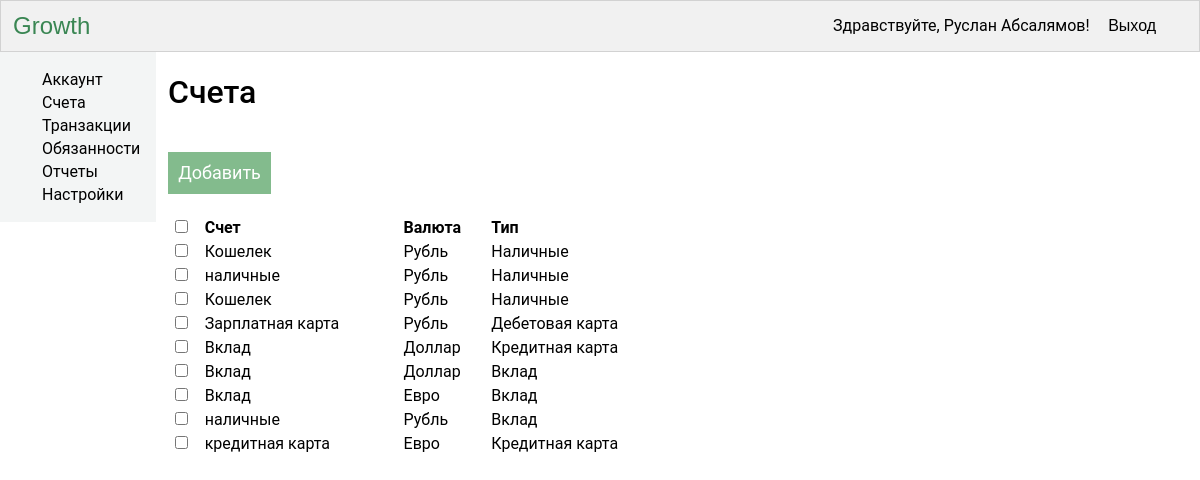
/APanel/account.php (signed in), run on the app's committed database.
### tables this page shows
CREATE TABLE IF NOT EXISTS `score` (
  `idScore` int(11) NOT NULL,
  `idUser` int(11) NOT NULL,
  `score` varchar(50) NOT NULL,
  `currency` varchar(6) NOT NULL,
  `typ` varchar(15) NOT NULL
);

### APanel/account.php (the view, shortened to what this page needs)
<?php
	$sql="SELECT * FROM score WHERE idUser='".$_SESSION["id"]."'";
	$query=mysql_query($sql) or die(mysql_error());
?>
<!DOCTYPE html>
<html>
<head>
	<link rel="stylesheet" type="text/css" href="officStyle.css">
</head>
<body>
	<?php require('nav.php'); ?>
	<div id='container'>
		<?php require('menu.php'); ?>
		<div id="RighColumn">
			<h1>Счета</h1>
			<div id="addBox">
			<a href="#openModal" id="addText">Добавить</a>
				<div>
					<table id="tableAccount">
						<tr>
							<th><input type="checkbox" name="checkbox"></th>
							<th>Счет</th>
							<th>Валюта</th>
							<th>Тип</th>
						</tr>
						<?php while ($rows=mysql_fetch_array($query)) {?>
							<tr>
							<td><input type="checkbox" name="checkbox"></td>
							<td><?php echo $rows['score']; ?></td>
							<td><?php echo $rows['currency']; ?></td>
							<td><?php echo $rows['typ']; ?></td>
						</tr>
						<?php } ?>
					</table>
				</div>
			</div>
		</div>
	</div>
</body>
</html>

### APanel/nav.php
<header>
	<div id="logo">
		<a href="office.php">Growth</a>
	</div>
	<div id="nav">
	<?php
		echo "<div id='navLogeout'>
				<form method='post' action='/verification/login.php'>
				<input type='submit' name='logeout' value='Выход'>
				</form>
				</div>
			<div id='navName'>
				Здравствуйте, ".$_SESSION['name']." ".$_SESSION['LastName']."!
			</div>
			";?>
	</div>
	</header>

### APanel/menu.php
<div id="LeftColumn">
	<ul>
		<li><a href="office.php">Аккаунт</a></li>
		<li><a href="account.php">Счета</a></li>
		<li><a href="transactions.php">Транзакции</a></li>
		<li><a href="dublies.php">Обязанности</a></li>
		<li><a href="reports.php">Отчеты</a></li>
		<li><a href="setting.php">Настройки</a></li>
	</ul>
</div>

### APanel/officStyle.css (style rules this page uses)
body, html { width: auto; min-width: 200px; font-family: Roboto, sans; font-size: 16px; padding: 0; margin: 0; }
header { width: auto; height: 50px; border: 1px solid rgba(180, 180, 180, 0.5); background: #f1f1f1; position: relative; }
header a { text-decoration: none; }
#logo { padding-left: 1%; font-size: 24px; font-family: Castellar, sans-serif; line-height: 50px; float: left; }
#logo a { color: #3a8653; }
#nav { width: 97%; }
#navName { float: right; line-height: 50px; }
#navLogeout { float: right; margin-left: 1%; }
#navLogeout input { border: 1px solid rgba(179, 179, 179, 0); background: #f1f1f1; font-weight: 500; font-size: 16px; outline: none; line-height: 46px; }
#container { width: 100%; }
#LeftColumn { width: 13%; height: 100%; float: left; background: #f3f5f5; }
#LeftColumn ul li { list-style-type: none; padding: 1.7%; }
#LeftColumn ul li a { text-decoration: none; color: black; }
#RighColumn { width: 85%; height: 100%; float: left; margin-left: 1%; }
#RighColumn h1 { font-weight: 500; margin-bottom: 5%; }
#tableAccount { width: 50%; margin-top: 3%; }
#addText { text-decoration: none; color: #fff; font-size: 18px; background: #83bb8d; padding: 1% 1% 1% 1%; }
table th { text-align: left; }

### data on the page
score: score "Кошелек", currency "Рубль", typ "Наличные"
score: score "наличные", currency "Рубль", typ "Наличные"
score: score "Кошелек", currency "Рубль", typ "Наличные"
score: score "Зарплатная карта", currency "Рубль", typ "Дебетовая карта"
score: score "Вклад", currency "Доллар", typ "Кредитная карта"
score: score "Вклад", currency "Доллар", typ "Вклад"
score: score "Вклад", currency "Евро", typ "Вклад"
score: score "наличные", currency "Рубль", typ "Вклад"
score: score "кредитная карта", currency "Евро", typ "Кредитная карта"

### other printed values
$_SESSION['name'] "Руслан"
$_SESSION['LastName'] "Абсалямов"
